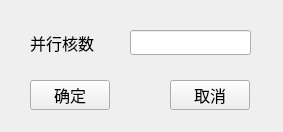
<?xml version="1.0" encoding="UTF-8"?>
<ui version="4.0">
 <class>frmMPI</class>
 <widget class="QMainWindow" name="frmMPI">
  <property name="geometry">
   <rect>
    <x>0</x>
    <y>0</y>
    <width>283</width>
    <height>132</height>
   </rect>
  </property>
  <property name="font">
   <font>
    <pointsize>12</pointsize>
   </font>
  </property>
  <property name="windowTitle">
   <string>并行计算设置</string>
  </property>
  <widget class="QWidget" name="centralwidget">
   <widget class="QLabel" name="label">
    <property name="geometry">
     <rect>
      <x>30</x>
      <y>30</y>
      <width>81</width>
      <height>25</height>
     </rect>
    </property>
    <property name="text">
     <string>并行核数</string>
    </property>
   </widget>
   <widget class="QLineEdit" name="txtMPINum">
    <property name="geometry">
     <rect>
      <x>130</x>
      <y>30</y>
      <width>121</width>
      <height>25</height>
     </rect>
    </property>
   </widget>
   <widget class="QPushButton" name="btnOK">
    <property name="geometry">
     <rect>
      <x>30</x>
      <y>80</y>
      <width>80</width>
      <height>30</height>
     </rect>
    </property>
    <property name="text">
     <string>确定</string>
    </property>
   </widget>
   <widget class="QPushButton" name="btnCancel">
    <property name="geometry">
     <rect>
      <x>170</x>
      <y>80</y>
      <width>80</width>
      <height>30</height>
     </rect>
    </property>
    <property name="text">
     <string>取消</string>
    </property>
   </widget>
   <widget class="QLabel" name="label_2">
    <property name="geometry">
     <rect>
      <x>30</x>
      <y>10</y>
      <width>231</width>
      <height>25</height>
     </rect>
    </property>
    <property name="text">
     <string/>
    </property>
   </widget>
  </widget>
 </widget>
 <resources/>
 <connections/>
</ui>
